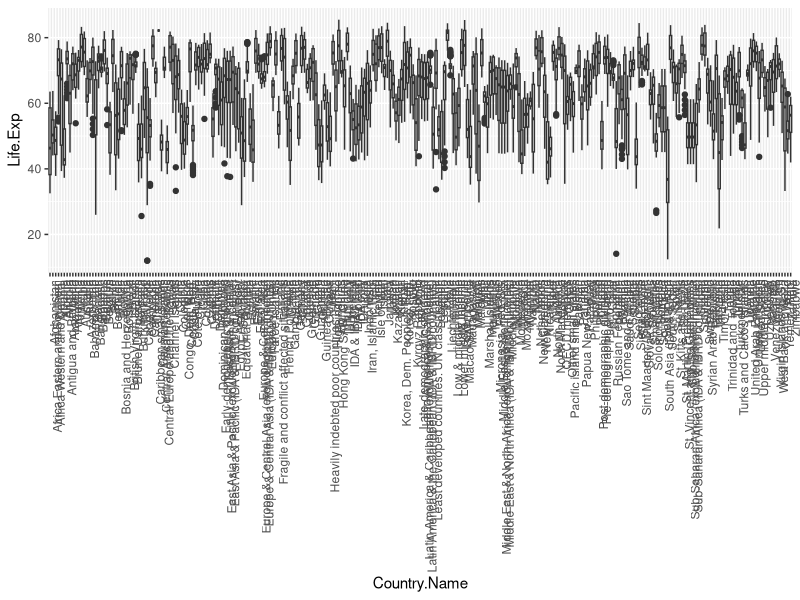
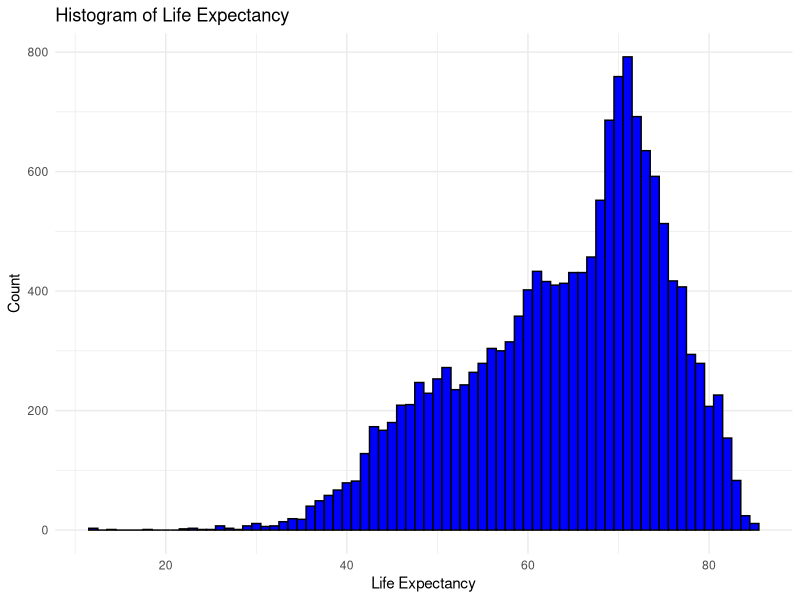
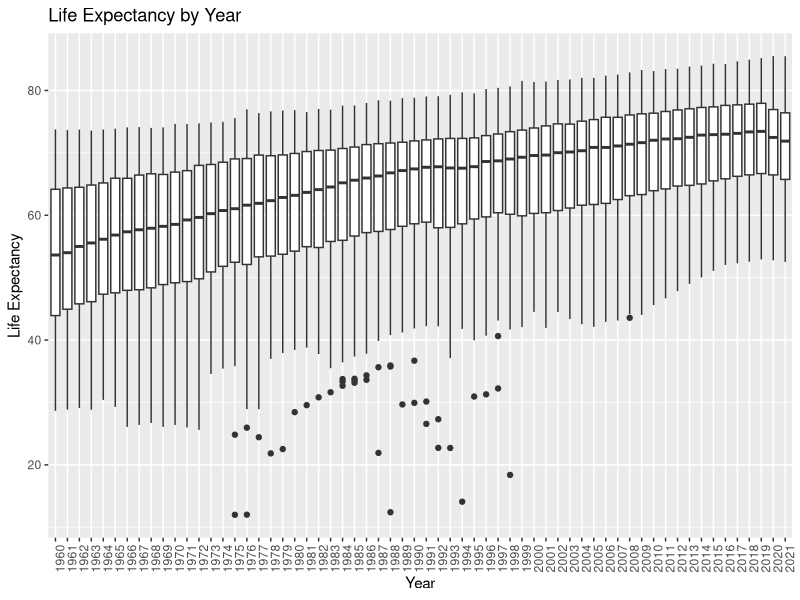
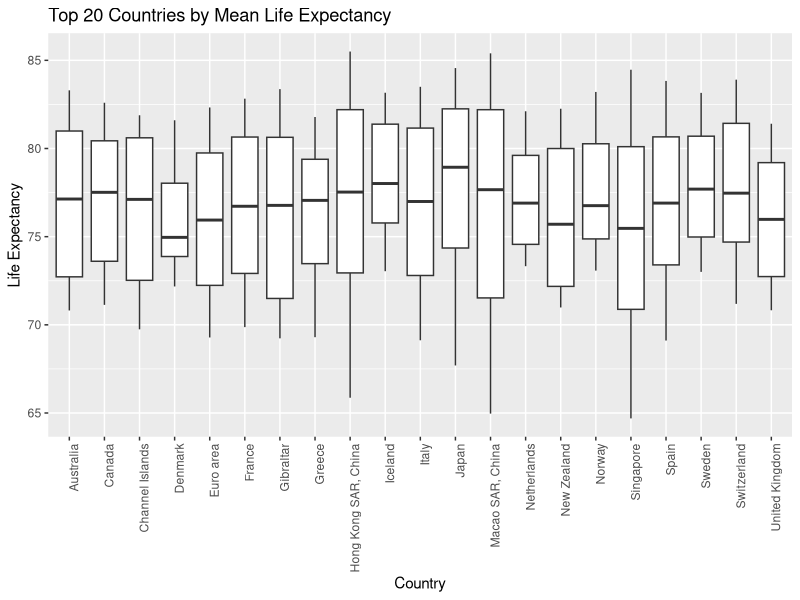
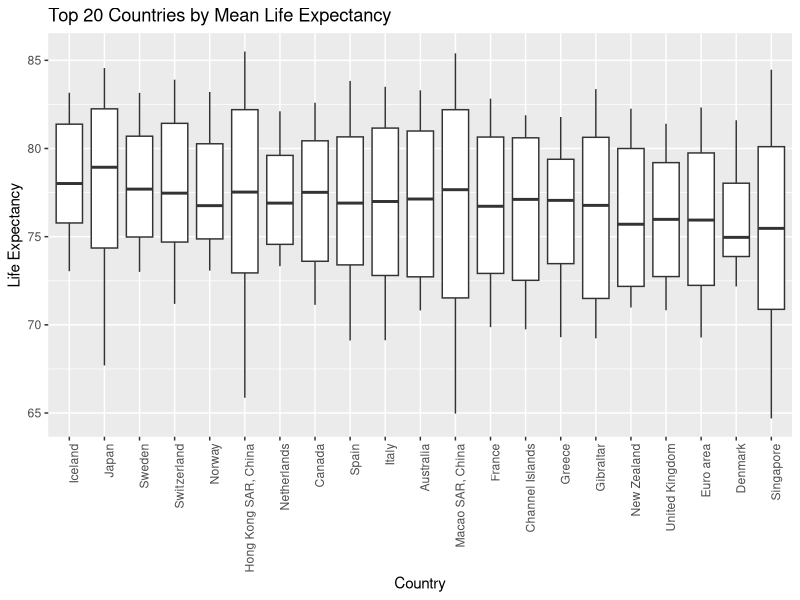
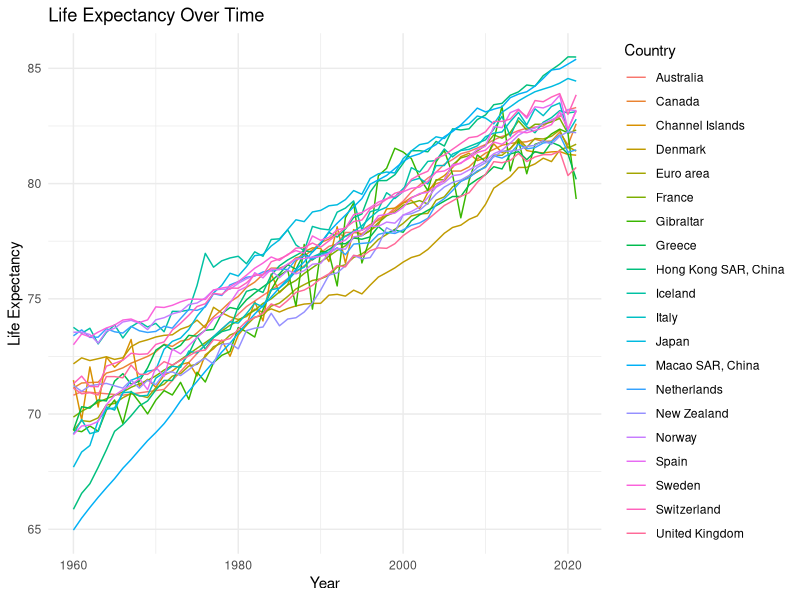
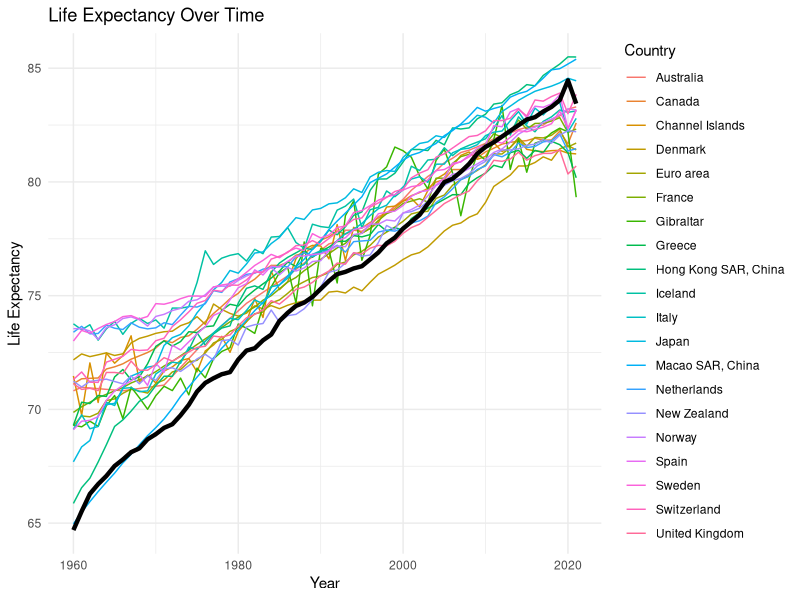

Here is the R script that generated these plots, in order:
## ---- chunk 1
library(dplyr)
library(tidyr)
library(ggplot2)
## ---- chunk 2
getwd()
## ---- chunk 3
data <- read.csv("2023_WorldBank.csv", stringsAsFactors = FALSE)
head(data)
str(data)
colnames(data)
summary(data)
## ---- chunk 4
# remove unneccesary columns
data <- dplyr::select(data, -c(Country.Code, Indicator.Name, Indicator.Code))

# Pivot to tidy format where each Column is a Variable and each Row is an Observation (Life Expentancy)
data_long <- pivot_longer(data, 
                          cols = X1960:X2021, 
                          names_to = "Year", 
                          values_to = "Life.Exp")

# The 'Year' column will have year names as characters starting with X. We remove the "X" and convert them to integers
data_long$Year <- as.integer(sub("X", "", data_long$Year))

str(data_long)
colnames(data_long)
## ---- chunk 5
# applies the sum function for all NA values to all columns in data_long. check for NA values. Life Expectancy has 626 NA's
data_long %>%
  summarise_all(~ sum(is.na(.)))

# Seems like all the missing values appear in Life.Exp. We check the unique values for Country.Name and Year first
unique(data_long$Country.Name)
unique(data_long$Year)

# Since all the values look correct, we check the missing value across each Country for Life.Exp column
temp_df <-data_long %>%
  group_by(Country.Name) %>%
  summarise(Missing_Life_Exp = sum(is.na(Life.Exp)))
temp_df

# To show only the rows with non-zero Missing Counts
data_long %>%
  group_by(Country.Name) %>%
  summarise(Missing_Life_Exp = sum(is.na(Life.Exp))) %>%
  filter(Missing_Life_Exp > 0)

# Here we remove all rows with missing Life.Exp as they are not important for our analysis. na.omit is using baseR.
data_long <- na.omit(data_long)
length(unique(data_long$Country.Name))
length(unique(data_long$Year))
data_long

## ---- chunk 6
# Outlier Detection with boxplot
ggplot(data_long, aes(x = Country.Name, y = Life.Exp)) +
  geom_boxplot() +
  theme(axis.text.x = element_text(angle = 90, hjust = 1)) 

## ---- chunk 7

Q1Q3Quantiles <- data_long %>%
  group_by(Country.Name) %>%
  summarize(Q1 = quantile(Life.Exp, 0.25, na.rm = TRUE),
            Q3 = quantile(Life.Exp, 0.75, na.rm = TRUE),
            IQR = IQR(Life.Exp, na.rm = TRUE)) %>%
  mutate(Lower_Bound = Q1 - 1.5 * IQR,
         Upper_Bound = Q3 + 1.5 * IQR) 

Q1Q3Quantiles

data_long_with_bounds <- left_join(data_long, Q1Q3Quantiles, by = "Country.Name")
outliers_detected <- data_long_with_bounds %>%
                        filter(Life.Exp < Lower_Bound | Life.Exp > Upper_Bound)

## ---- chunk 8
country_summary_stats <- data_long %>%
  group_by(Country.Name) %>%
  summarize(
    Mean = mean(Life.Exp, na.rm = TRUE),
    Median = median(Life.Exp, na.rm = TRUE),
    SD = sd(Life.Exp, na.rm = TRUE),
    Min = min(Life.Exp, na.rm = TRUE),
    Max = max(Life.Exp, na.rm = TRUE),
    Count = n(),
    Missing = sum(is.na(Life.Exp))
  )

country_summary_stats
length(unique(data_long$Country.Name))
## ---- chunk 9
# 1. Filter out country names with Count < 62
countries_to_remove <- country_summary_stats %>%
  filter(Count < 62) %>%
  pull(Country.Name)

countries_to_remove
# 2. Filter out these countries from data_long
data_long_filtered <- data_long %>%
  filter(!Country.Name %in% countries_to_remove)
length(unique(data_long_filtered$Country.Name))
## ---- chunk 10
# Histogram
ggplot(data_long_filtered, aes(x = Life.Exp)) +
  geom_histogram(binwidth = 1, fill = "blue", color = "black") +
  theme_minimal() +
  labs(title = "Histogram of Life Expectancy", x = "Life Expectancy", y = "Count")
## ---- chunk 11
# Boxplot of Life.Exp by Year
ggplot(data_long_filtered, aes(x = as.factor(Year), y = Life.Exp)) +
  geom_boxplot() +
  theme(axis.text.x = element_text(angle = 90)) +
  labs(title = "Life Expectancy by Year", x = "Year", y = "Life Expectancy")

## ---- chunk 12
# Boxplot of Life.Exp by Country for top 20 highest Mean Life Expectancy across the years
# 1. Extract the Top 20 countries' Country.Name with `dplyr`
top_20 <- data_long_filtered %>%
  group_by(Country.Name) %>%
  summarize(MeanLifeExp = mean(Life.Exp, na.rm = TRUE)) %>%
  arrange(desc(MeanLifeExp)) %>%
  top_n(20, MeanLifeExp) %>%
  pull(Country.Name)
top_20
## ---- chunk 13
# 2. Filter these countries with `dplyr`
data_top_20 <- data_long_filtered%>%
  filter(Country.Name %in% top_20)
unique(data_top_20$Country.Name)
# List excludes Singapore

# Include Singapore in the list for comparison
data_top_20_with_sg <- data_long_filtered %>%
  filter(Country.Name %in% top_20 | Country.Name == 'Singapore')

data_top_20_with_sg
## ---- chunk 14
# 3. Plot the Boxplot for Top 20 countries and Singapore
ggplot(data_top_20_with_sg, aes(x = Country.Name, y = Life.Exp)) +
  geom_boxplot() +
  theme(axis.text.x = element_text(angle = 90, hjust = 1)) +
  labs(title = "Top 20 Countries by Mean Life Expectancy", x = "Country", y = "Life Expectancy")
## ---- chunk 15
# Reorder by descending mean Life.Exp (`-Life,Exp` for descending)
ggplot(data_top_20_with_sg, aes(x = reorder(Country.Name, -Life.Exp, FUN = mean), y = Life.Exp)) +
  geom_boxplot() +
  theme(axis.text.x = element_text(angle = 90, hjust = 1)) +
  labs(title = "Top 20 Countries by Mean Life Expectancy", x = "Country", y = "Life Expectancy")
## ---- chunk 16
# Create the time series plot
tseries <-ggplot(data_top_20, aes(x = Year, y = Life.Exp, color = Country.Name)) +
  geom_line() +
  theme_minimal() +
  labs(title = "Life Expectancy Over Time",
       x = "Year",
       y = "Life Expectancy",
       color = "Country") 
tseries

## ---- chunk 17
# Add Singapore in the comparison
tseries + 
  geom_line(data = filter(data_top_20_with_sg, Country.Name == "Singapore"), 
            aes(x = Year, y = Life.Exp), 
            color = "black", 
            size = 1.5)
